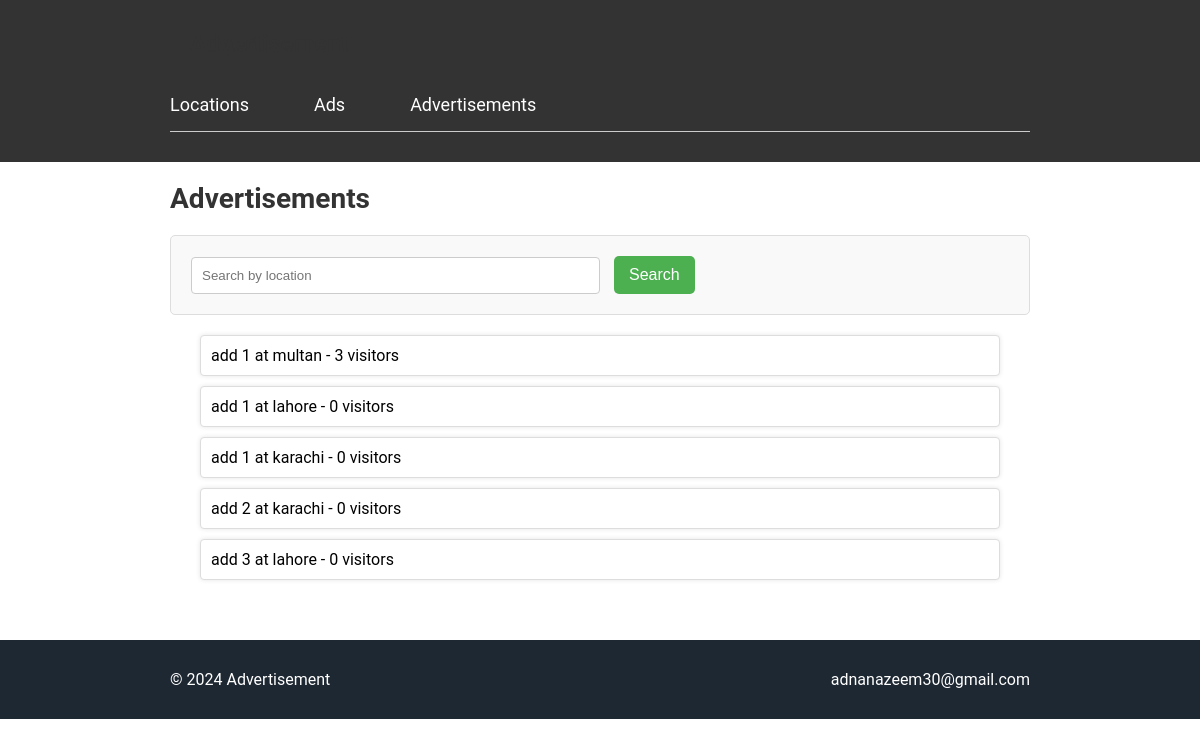
The app's page /advertisements/ with its own data.
### ads/models.py (models this page shows, shortened)
class Advertisement(models.Model):
    ad = models.ForeignKey(Ad, on_delete=models.CASCADE)
    location = models.ForeignKey(Location, on_delete=models.CASCADE)
    daily_visitors = models.IntegerField(default=0)
    blocked = models.BooleanField(default=False)
    class Meta:
        unique_together = ('ad', 'location')

class Ad(models.Model):
    name = models.CharField(max_length=200)
    start_date = models.DateField()
    end_date = models.DateField()

class Location(models.Model):
    name = models.CharField(max_length=100)
    max_visitors = models.IntegerField()
    latitude = models.DecimalField(decimal_places=6, max_digits=10, null=True, blank=True)
    longitude = models.DecimalField(decimal_places=6, max_digits=10, null=True, blank=True)
    address = models.TextField(null=True, blank=True)
    country = models.CharField(max_length=50, null=True, blank=True)

### ads/views.py (the view)
# urls.py: path('advertisements/', advertisement_list, name='advertisement-list'),
def advertisement_list(request):
    advertisements = Advertisement.objects.filter(blocked=False)
    location = request.GET.get('location')
    if location:
        advertisements = advertisements.filter(location__name__icontains=location)
    return render(request, 'advertisement/advertisement_list.html', {'advertisements': advertisements})

### ads/templates/advertisement/advertisement_list.html (shortened to what this page needs)
{% extends "base.html" %}
{% load static %}
{% block content %}
    <h1>Advertisements</h1>
    <form method="GET" action="{% url 'advertisement-list' %}">
        <input type="text" name="location" placeholder="Search by location">
        <button type="submit">Search</button>
    </form>
    <ul>
        {% for advertisement in advertisements %}
            <li>{{ advertisement.ad.name }} at {{ advertisement.location.name }} - {{ advertisement.daily_visitors }} visitors</li>
        {% endfor %}
    </ul>
{% endblock %}

### ads/templates/base.html (shortened to what this page needs)
{% load static %}
<!DOCTYPE html>
<html lang="en">
<head>
    <link rel="stylesheet" type="text/css" href="{% static 'ads/css/style.css' %}">
</head>
<body>
    <header>
        <div class="container">
            <h1>Advertisement</h1>
            <nav>
                <a href="{% url 'location-list' %}">Locations</a>
                <a href="{% url 'ad-list' %}">Ads</a>
                <a href="{% url 'advertisement-list' %}">Advertisements</a>
            </nav>
        </div>
    </header>
    <section class="main">
        <div class="container">
            {% block content %}
            {% endblock %}
        </div>
    </section>
    <footer class="footer">
        <div class="container">
            <div class="footer-container">
                <p>© 2024 Advertisement</p>
                <p>adnanazeem30@gmail.com</p>
            </div>
        </div>
    </footer>
</body>
</html>

### ads/static/ads/css/style.css (style rules this page uses)
* { margin: 0; padding: 0; box-sizing: border-box; scroll-behavior: smooth; }
body { font-family: 'Roboto', sans-serif; }
header { background-color: #333; color: white; padding: 10px 0; }
header h1 { margin: 0; padding: 0 20px; font-size: 24px; }
.container { width: 75%; margin: 0 auto; padding: 20px; }
nav a { color: white; text-decoration: none; margin-right: 15px; font-size: 18px; }
nav { display: flex; justify-content: flex-start; align-items: flex-start; padding: 1rem 0; border-bottom: 1px solid #ccc; gap: 50px; }
.footer { background: #1e2832; padding: 5px 0; text-align: center; margin-top: 20px; }
.footer p { margin: 5px 0; color: white; }
.footer-container { display: flex; justify-content: space-between; align-items: center; }
h1 { font-size: 28px; color: #333; }
form { background-color: #f9f9f9; padding: 20px; border: 1px solid #ddd; border-radius: 5px; margin-top: 20px; }
form input[type="text"] { width: 50%; padding: 10px; border: 1px solid #ccc; border-radius: 4px; margin-right: 10px; }
form button { background-color: #4CAF50; color: white; padding: 10px 15px; border: none; border-radius: 5px; cursor: pointer; font-size: 16px; }
a { color: #4CAF50; text-decoration: none; margin-top: 20px; display: inline-block; }
ul { max-width: 800px; margin: 20px auto; padding: 0; list-style: none; }
ul li { padding: 10px; margin-bottom: 10px; background: #fff; border: 1px solid #ddd; border-radius: 4px; box-shadow: 0 0 5px rgba(0, 0, 0, 0.1); }

### records on screen
Advertisement: ad.name "add 1", location.name "multan", daily_visitors "3"
Advertisement: ad.name "add 1", location.name "lahore", daily_visitors "0"
Advertisement: ad.name "add 1", location.name "karachi", daily_visitors "0"
Advertisement: ad.name "add 2", location.name "karachi", daily_visitors "0"
Advertisement: ad.name "add 3", location.name "lahore", daily_visitors "0"
